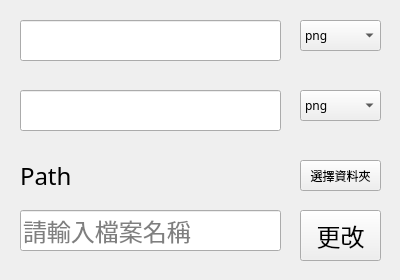
<?xml version="1.0" encoding="UTF-8"?>
<ui version="4.0">
 <class>Form</class>
 <widget class="QWidget" name="Form">
  <property name="geometry">
   <rect>
    <x>0</x>
    <y>0</y>
    <width>400</width>
    <height>280</height>
   </rect>
  </property>
  <property name="windowTitle">
   <string>Form</string>
  </property>
  <widget class="QLabel" name="label">
   <property name="geometry">
    <rect>
     <x>20</x>
     <y>160</y>
     <width>261</width>
     <height>31</height>
    </rect>
   </property>
   <property name="font">
    <font>
     <family>微軟正黑體</family>
     <pointsize>18</pointsize>
    </font>
   </property>
   <property name="text">
    <string>Path</string>
   </property>
  </widget>
  <widget class="QPushButton" name="pushButton">
   <property name="geometry">
    <rect>
     <x>300</x>
     <y>160</y>
     <width>81</width>
     <height>31</height>
    </rect>
   </property>
   <property name="font">
    <font>
     <family>微軟正黑體</family>
    </font>
   </property>
   <property name="text">
    <string>選擇資料夾</string>
   </property>
  </widget>
  <widget class="QLineEdit" name="lineEdit">
   <property name="geometry">
    <rect>
     <x>20</x>
     <y>20</y>
     <width>261</width>
     <height>41</height>
    </rect>
   </property>
   <property name="font">
    <font>
     <family>微軟正黑體</family>
     <pointsize>18</pointsize>
    </font>
   </property>
  </widget>
  <widget class="QLineEdit" name="lineEdit_2">
   <property name="geometry">
    <rect>
     <x>20</x>
     <y>90</y>
     <width>261</width>
     <height>41</height>
    </rect>
   </property>
   <property name="font">
    <font>
     <family>微軟正黑體</family>
     <pointsize>18</pointsize>
    </font>
   </property>
  </widget>
  <widget class="QComboBox" name="comboBox_2">
   <property name="geometry">
    <rect>
     <x>300</x>
     <y>90</y>
     <width>81</width>
     <height>31</height>
    </rect>
   </property>
   <property name="font">
    <font>
     <family>微軟正黑體</family>
    </font>
   </property>
   <item>
    <property name="text">
     <string>png</string>
    </property>
   </item>
   <item>
    <property name="text">
     <string>jpg</string>
    </property>
   </item>
   <item>
    <property name="text">
     <string>pdf</string>
    </property>
   </item>
   <item>
    <property name="text">
     <string>txt</string>
    </property>
   </item>
   <item>
    <property name="text">
     <string>zip</string>
    </property>
   </item>
   <item>
    <property name="text">
     <string>rar</string>
    </property>
   </item>
   <item>
    <property name="text">
     <string>7z</string>
    </property>
   </item>
  </widget>
  <widget class="QLineEdit" name="lineEdit_3">
   <property name="geometry">
    <rect>
     <x>20</x>
     <y>210</y>
     <width>261</width>
     <height>41</height>
    </rect>
   </property>
   <property name="font">
    <font>
     <family>微軟正黑體</family>
     <pointsize>18</pointsize>
    </font>
   </property>
   <property name="text">
    <string/>
   </property>
   <property name="frame">
    <bool>true</bool>
   </property>
   <property name="readOnly">
    <bool>false</bool>
   </property>
   <property name="placeholderText">
    <string>請輸入檔案名稱</string>
   </property>
  </widget>
  <widget class="QPushButton" name="pushButton_2">
   <property name="geometry">
    <rect>
     <x>300</x>
     <y>210</y>
     <width>81</width>
     <height>51</height>
    </rect>
   </property>
   <property name="font">
    <font>
     <family>微軟正黑體</family>
     <pointsize>18</pointsize>
    </font>
   </property>
   <property name="text">
    <string>更改</string>
   </property>
  </widget>
  <widget class="QComboBox" name="comboBox">
   <property name="geometry">
    <rect>
     <x>300</x>
     <y>20</y>
     <width>81</width>
     <height>31</height>
    </rect>
   </property>
   <property name="font">
    <font>
     <family>微軟正黑體</family>
    </font>
   </property>
   <item>
    <property name="text">
     <string>png</string>
    </property>
   </item>
   <item>
    <property name="text">
     <string>jpg</string>
    </property>
   </item>
   <item>
    <property name="text">
     <string>pdf</string>
    </property>
   </item>
   <item>
    <property name="text">
     <string>txt</string>
    </property>
   </item>
   <item>
    <property name="text">
     <string>zip</string>
    </property>
   </item>
   <item>
    <property name="text">
     <string>rar</string>
    </property>
   </item>
   <item>
    <property name="text">
     <string>7z</string>
    </property>
   </item>
  </widget>
 </widget>
 <resources/>
 <connections>
  <connection>
   <sender>pushButton</sender>
   <signal>clicked()</signal>
   <receiver>Form</receiver>
   <slot>choose_path()</slot>
   <hints>
    <hint type="sourcelabel">
     <x>300</x>
     <y>160</y>
    </hint>
    <hint type="destinationlabel">
     <x>330</x>
     <y>141</y>
    </hint>
   </hints>
  </connection>
  <connection>
   <sender>pushButton_2</sender>
   <signal>clicked()</signal>
   <receiver>Form</receiver>
   <slot>rename()</slot>
   <hints>
    <hint type="sourcelabel">
     <x>334</x>
     <y>233</y>
    </hint>
    <hint type="destinationlabel">
     <x>294</x>
     <y>227</y>
    </hint>
   </hints>
  </connection>
  <connection>
   <sender>comboBox_2</sender>
   <signal>currentIndexChanged(QString)</signal>
   <receiver>Form</receiver>
   <slot>format2_change()</slot>
   <hints>
    <hint type="sourcelabel">
     <x>318</x>
     <y>107</y>
    </hint>
    <hint type="destinationlabel">
     <x>294</x>
     <y>116</y>
    </hint>
   </hints>
  </connection>
  <connection>
   <sender>comboBox</sender>
   <signal>currentIndexChanged(QString)</signal>
   <receiver>Form</receiver>
   <slot>format1_change()</slot>
   <hints>
    <hint type="sourcelabel">
     <x>310</x>
     <y>24</y>
    </hint>
    <hint type="destinationlabel">
     <x>290</x>
     <y>36</y>
    </hint>
   </hints>
  </connection>
 </connections>
 <slots>
  <signal>click_2()</signal>
  <slot>choose_path()</slot>
  <slot>rename()</slot>
  <slot>format2_change()</slot>
  <slot>format1_change()</slot>
 </slots>
</ui>
